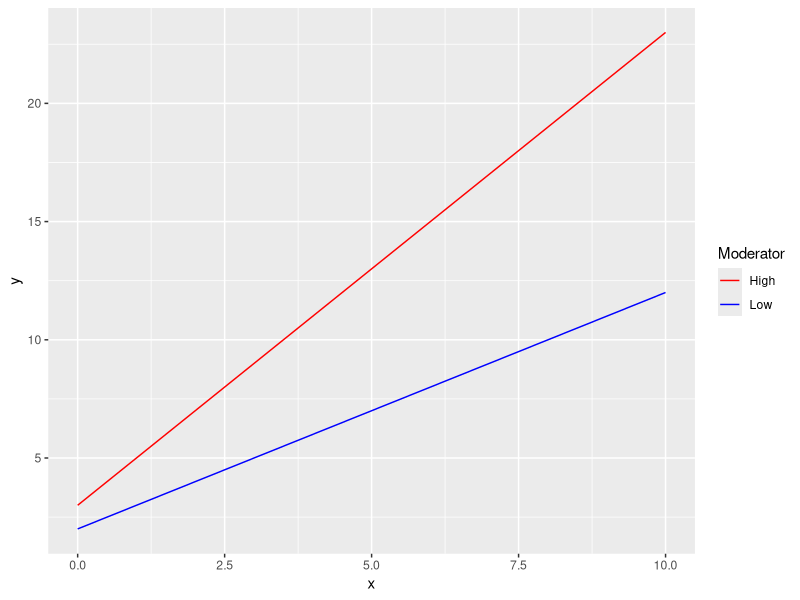
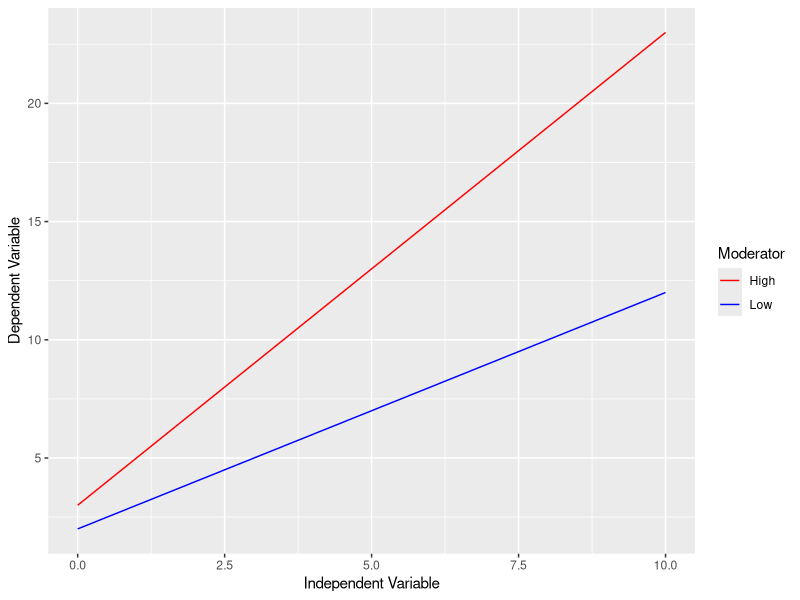

The R script that drew these images, in order:
## ---- chunk 1
knitr::opts_chunk$set(echo = TRUE)
## ---- chunk 2
# Simple regression model
xyline <- function(x, a, b) {a + b * x}
## ---- chunk 3
# Range of x
x <- c(0, 10)
## ---- chunk 4
# Generate the two points when moderator = "Low"
dat0 <- data.frame(Moderator = "Low",
                   x = x,
                   y = xyline(x, a = 2, b = 1))
# Generate the two points when moderator = "High"
dat1 <- data.frame(Moderator = "High",
                   x = x,
                   y = xyline(x, a = 3, b = 2))
## ---- chunk 5
dat <- rbind(dat0, dat1)
dat
## ---- chunk 6
library(ggplot2)
p <- ggplot(dat, aes(x = x, y = y, color = Moderator)) +
            geom_line() +
            scale_color_manual(values = c("Low" = "blue", "High" = "red"))
p
## ---- chunk 7
p2 <- p + xlab("Independent Variable") +
          ylab("Dependent Variable")
p2
